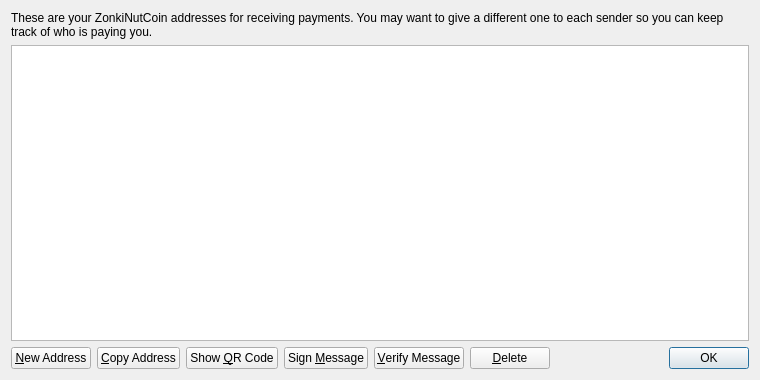
<?xml version="1.0" encoding="UTF-8"?>
<ui version="4.0">
 <class>AddressBookPage</class>
 <widget class="QWidget" name="AddressBookPage">
  <property name="geometry">
   <rect>
    <x>0</x>
    <y>0</y>
    <width>760</width>
    <height>380</height>
   </rect>
  </property>
  <property name="windowTitle">
   <string>Address Book</string>
  </property>
  <layout class="QVBoxLayout" name="verticalLayout">
   <item>
    <widget class="QLabel" name="labelExplanation">
     <property name="text">
      <string>These are your ZonkiNutCoin addresses for receiving payments. You may want to give a different one to each sender so you can keep track of who is paying you.</string>
     </property>
     <property name="textFormat">
      <enum>Qt::PlainText</enum>
     </property>
     <property name="wordWrap">
      <bool>true</bool>
     </property>
    </widget>
   </item>
   <item>
    <widget class="QTableView" name="tableView">
     <property name="contextMenuPolicy">
      <enum>Qt::CustomContextMenu</enum>
     </property>
     <property name="toolTip">
      <string>Double-click to edit address or label</string>
     </property>
     <property name="tabKeyNavigation">
      <bool>false</bool>
     </property>
     <property name="alternatingRowColors">
      <bool>true</bool>
     </property>
     <property name="selectionMode">
      <enum>QAbstractItemView::SingleSelection</enum>
     </property>
     <property name="selectionBehavior">
      <enum>QAbstractItemView::SelectRows</enum>
     </property>
     <property name="sortingEnabled">
      <bool>true</bool>
     </property>
     <attribute name="verticalHeaderVisible">
      <bool>false</bool>
     </attribute>
    </widget>
   </item>
   <item>
    <layout class="QHBoxLayout" name="horizontalLayout">
     <item>
      <widget class="QPushButton" name="newAddressButton">
       <property name="toolTip">
        <string>Create a new address</string>
       </property>
       <property name="text">
        <string>&amp;New Address</string>
       </property>
       <property name="icon">
        <iconset resource="../bitcoin.qrc">
         <normaloff>:/icons/add</normaloff>:/icons/add</iconset>
       </property>
      </widget>
     </item>
     <item>
      <widget class="QPushButton" name="copyToClipboard">
       <property name="toolTip">
        <string>Copy the currently selected address to the system clipboard</string>
       </property>
       <property name="text">
        <string>&amp;Copy Address</string>
       </property>
       <property name="icon">
        <iconset resource="../bitcoin.qrc">
         <normaloff>:/icons/editcopy</normaloff>:/icons/editcopy</iconset>
       </property>
      </widget>
     </item>
     <item>
      <widget class="QPushButton" name="showQRCode">
       <property name="text">
        <string>Show &amp;QR Code</string>
       </property>
       <property name="icon">
        <iconset resource="../bitcoin.qrc">
         <normaloff>:/icons/qrcode</normaloff>:/icons/qrcode</iconset>
       </property>
      </widget>
     </item>
     <item>
      <widget class="QPushButton" name="signMessage">
       <property name="toolTip">
        <string>Sign a message to prove you own a ZonkiNutCoin address</string>
       </property>
       <property name="text">
        <string>Sign &amp;Message</string>
       </property>
       <property name="icon">
        <iconset resource="../bitcoin.qrc">
         <normaloff>:/icons/edit</normaloff>:/icons/edit</iconset>
       </property>
      </widget>
     </item>
     <item>
      <widget class="QPushButton" name="verifyMessage">
       <property name="toolTip">
        <string>Verify a message to ensure it was signed with a specified ZonkiNutCoin address</string>
       </property>
       <property name="text">
        <string>&amp;Verify Message</string>
       </property>
       <property name="icon">
        <iconset resource="../bitcoin.qrc">
         <normaloff>:/icons/transaction_0</normaloff>:/icons/transaction_0</iconset>
       </property>
      </widget>
     </item>
     <item>
      <widget class="QPushButton" name="deleteButton">
       <property name="toolTip">
        <string>Delete the currently selected address from the list</string>
       </property>
       <property name="text">
        <string>&amp;Delete</string>
       </property>
       <property name="icon">
        <iconset resource="../bitcoin.qrc">
         <normaloff>:/icons/remove</normaloff>:/icons/remove</iconset>
       </property>
      </widget>
     </item>
     <item>
      <spacer name="horizontalSpacer">
       <property name="orientation">
        <enum>Qt::Horizontal</enum>
       </property>
       <property name="sizeHint" stdset="0">
        <size>
         <width>40</width>
         <height>20</height>
        </size>
       </property>
      </spacer>
     </item>
     <item>
      <widget class="QDialogButtonBox" name="buttonBox">
       <property name="sizePolicy">
        <sizepolicy hsizetype="Maximum" vsizetype="Fixed">
         <horstretch>0</horstretch>
         <verstretch>0</verstretch>
        </sizepolicy>
       </property>
       <property name="standardButtons">
        <set>QDialogButtonBox::Ok</set>
       </property>
      </widget>
     </item>
    </layout>
   </item>
  </layout>
 </widget>
 <resources>
  <include location="../bitcoin.qrc"/>
 </resources>
 <connections/>
</ui>
